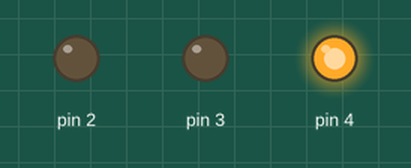
This sketch was run on a simulated Arduino Uno, built with avr-gcc and run on an emulated ATmega328P. On the bench: output pins drawn as LEDs (lit = HIGH).

Above: at 2.5 s.
At 5.5 s:
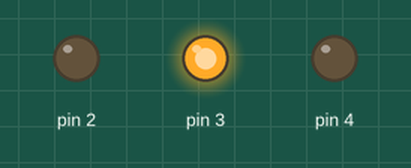
At 8.5 s:
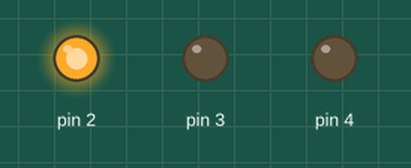
Timing chart, 0 to 14.3 s (numbered marks = the images above):
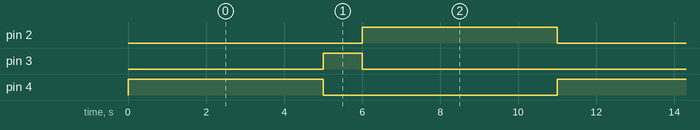

The sketch:

soal1.ino
```cpp
// C++ code
//
#define ledMerah 4
#define ledKuning 3
#define ledHijau 2

void setup()
{
  pinMode(2, OUTPUT);
  pinMode(3, OUTPUT);
  pinMode(4, OUTPUT);
}

void loop()
{
  digitalWrite(4, HIGH);
  delay(5000); // Wait for 5000 millisecond(s)
  digitalWrite(4, LOW);
  digitalWrite(3, HIGH);
  delay(1000); // Wait for 5000 millisecond(s)
  digitalWrite(3, LOW);
  digitalWrite(2, HIGH);
  delay(5000); // Wait for 5000 millisecond(s)
  digitalWrite(2, LOW);
}

  
```

Measured:
- by itself, pin 2, pin 4: alternates HIGH for 5.0 s and LOW for 6.0 s
- by itself, pin 3: alternates HIGH for 1.0 s and LOW for 10.0 s
- by itself, everything shown: repeats every 11.0 s, in 4 steps
